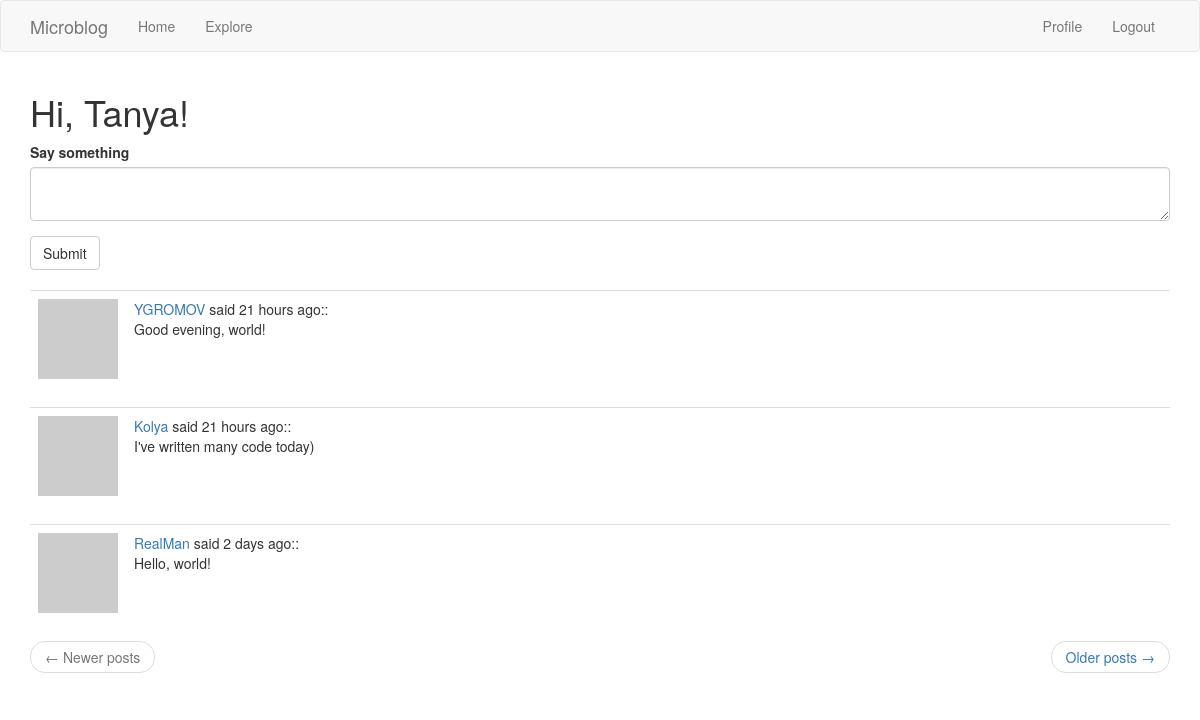
The page /index (signed in) on the database its author committed.
### app/models.py (models this page shows, shortened)
class User(UserMixin, db.Model):
    id = db.Column(db.Integer, primary_key=True)
    username = db.Column(db.String(64), index=True, unique=True)
    email = db.Column(db.String(120), index=True, unique=True)
    password_hash = db.Column(db.String(128))
    posts = db.relationship('Post', backref='author', lazy='dynamic')
    about_me = db.Column(db.String(140))
    last_seen = db.Column(db.DateTime, default=datetime.utcnow)
    followed = db.relationship(
        'User', secondary=followers,
        primaryjoin=(followers.c.follower_id == id),
        secondaryjoin=(followers.c.followed_id == id),
        backref=db.backref('followers', lazy='dynamic'), lazy='dynamic')
    def avatar(self, size):
        digest = md5(self.email.lower().encode('utf-8')).hexdigest()
        return 'https://www.gravatar.com/avatar/{}?d=identicon&s={}'.format(
            digest, size)
    def followed_posts(self):
    	followed = Post.query.join(
            followers, (followers.c.followed_id == Post.user_id)).filter(
            	followers.c.follower_id == self.id)
    	own = Post.query.filter_by(user_id=self.id)
    	return followed.union(own).order_by(Post.timestamp.desc())

class Post(db.Model):
    id = db.Column(db.Integer, primary_key=True)
    body = db.Column(db.String(140))
    timestamp = db.Column(db.DateTime, index=True, default=datetime.utcnow)
    user_id = db.Column(db.Integer, db.ForeignKey('user.id'))

### app/routes.py (the view)
@app.route('/', methods=['GET', 'POST'])
@app.route('/index', methods=['GET', 'POST'])
@login_required
def index():
    form = PostForm()
    if form.validate_on_submit():
        post = Post(body=form.post.data, author=current_user)
        db.session.add(post)
        db.session.commit()
        flash('Your post is now live!')
        return redirect(url_for('index'))
    page = request.args.get('page', 1, type=int)
    posts = current_user.followed_posts().paginate(
        page, app.config['POSTS_PER_PAGE'], False)
    if posts.has_next:
        next_url = url_for('index', page=posts.next_num)
    else:
        next_url = None
    if posts.has_prev:
        prev_url = url_for('index', page=posts.prev_num)
    else: prev_url = None
    return render_template('index.html', title='Home', form=form,
                           posts=posts.items, next_url=next_url,
                           prev_url=prev_url)

### app/forms.py
class PostForm(FlaskForm):
    post = TextAreaField('Say something', validators=[
        DataRequired(), Length(min=1, max=140)])
    submit = SubmitField('Submit')

### app/models.py (called while the page is built)
@login.user_loader
def load_user(id):
    return User.query.get(int(id))

### app/routes.py (called while the page is built)
@app.before_request
def before_request():
    if current_user.is_authenticated:
        current_user.last_seen = datetime.utcnow()
        db.session.commit()

### app/templates/index.html
{% extends "base.html" %}
{% import 'bootstrap/wtf.html' as wtf %}
{% block app_content %}
    <h1>Hi, {{ current_user.username }}!</h1>
    {% if form %}
        {{ wtf.quick_form(form) }}
        <br>
    {% endif %}
    {% for post in posts %}
    	{% include '_post.html' %}
    {% endfor %}
    <nav aria-label="...">
        <ul class="pager">
        <li class="previous{% if not prev_url %} disabled{% endif %}">
            <a href="{{ prev_url or '#' }}">
                <span aria-hidden="true">&larr;</span> Newer posts
            </a>
        </li>
        <li class="next{% if not next_url %} disabled{% endif %}">
            <a href="{{ next_url or '#' }}">
                Older posts <span aria-hidden="true">&rarr;</span>
            </a>
        </li>
        </ul>
    </nav>
{% endblock %}

### app/templates/_post.html
<table class="table table-hover">
    <tr>
        <td width="70px">
            <a href="{{ url_for('user', username=post.author.username) }}">
                <img src="{{ post.author.avatar(64) }}" />
            </a>
        </td>
        <td>
            <a href="{{ url_for('user', username=post.author.username) }}">
                {{ post.author.username }}
            </a>
            said {{ moment(post.timestamp).fromNow() }}::
            <br>
            {{ post.body }}
        </td>
    </tr>
</table>

### rows shown on the page
User: username "Tanya"
Post: author.username "YGROMOV", timestamp "21 hours ago", body "Good evening, world!"
Post: author.username "Kolya", timestamp "21 hours ago", body "I've written many code today)"
Post: author.username "RealMan", timestamp "2 days ago", body "Hello, world!"
